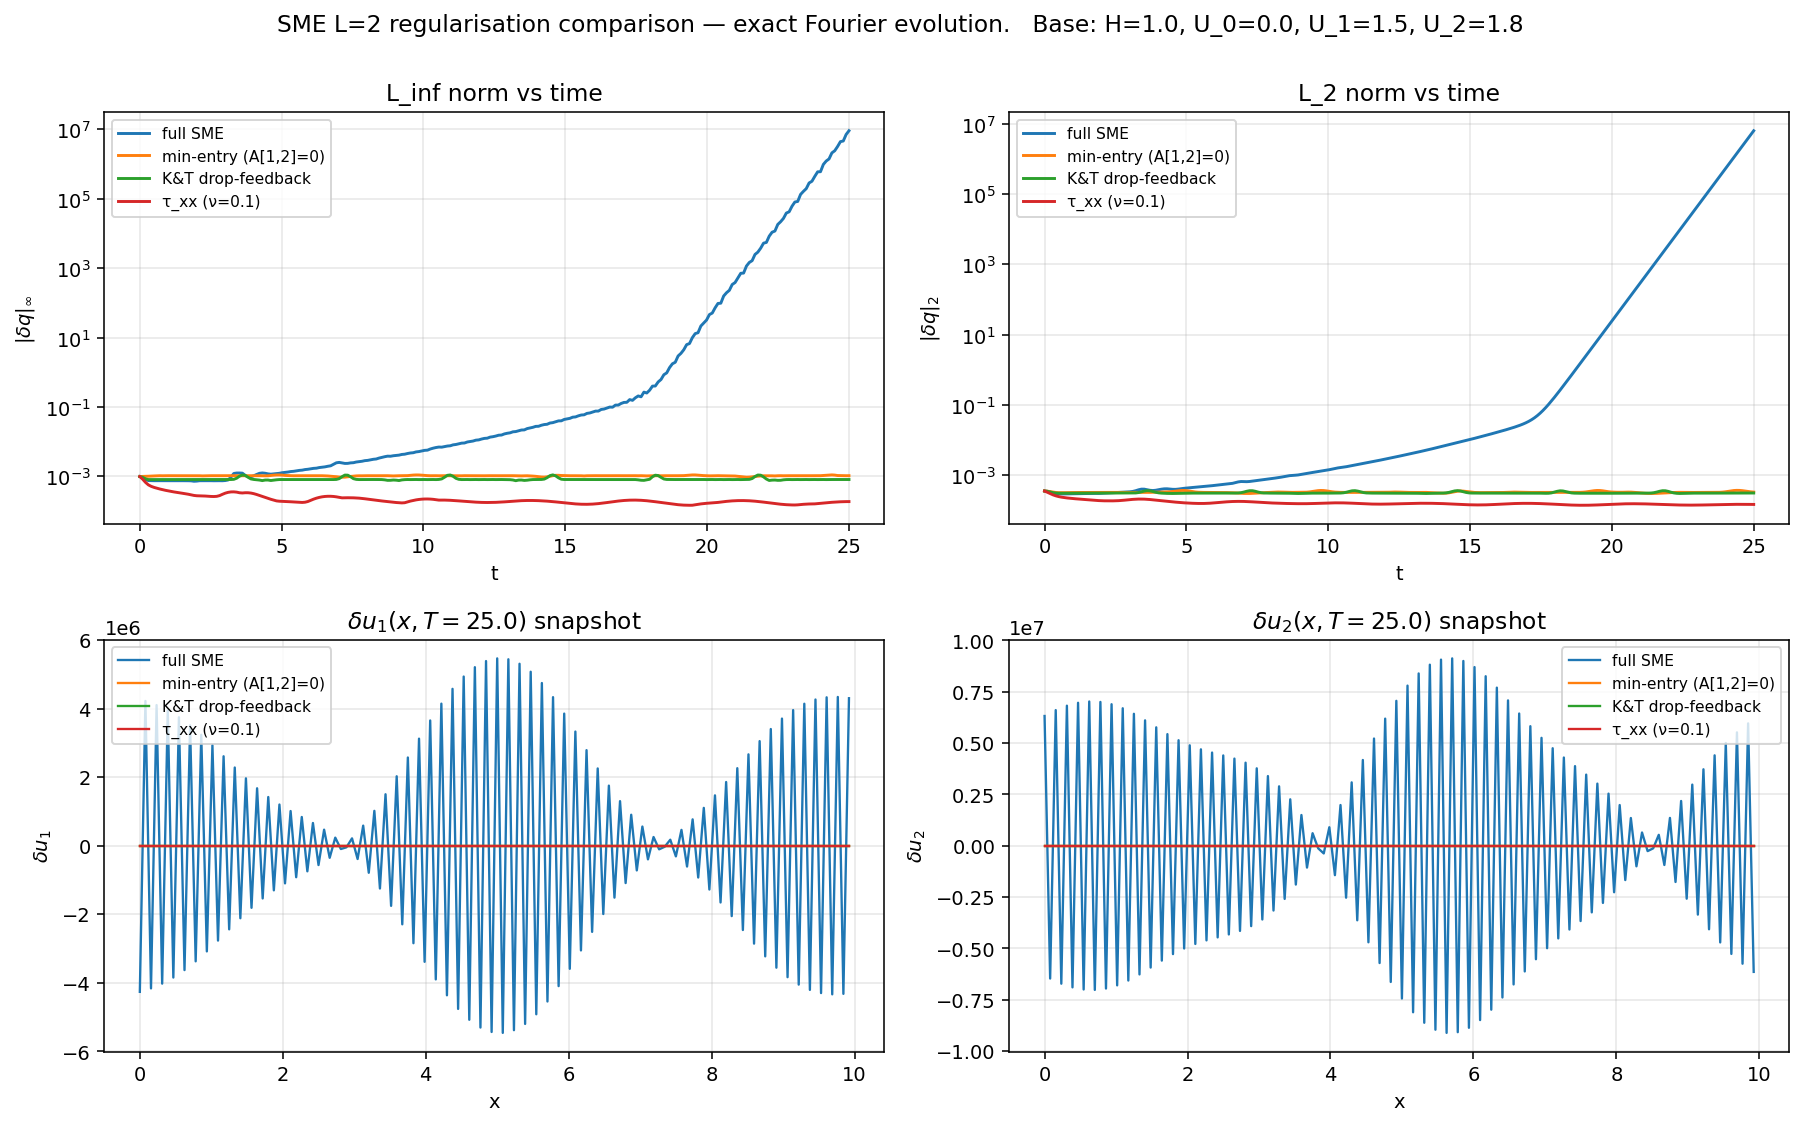

This figure's Python source:
"""SME L=2 — numerical comparison of regularisations.

Linearise around a base state inside the loss-of-hyperbolicity region;
evolve a Gaussian perturbation on a 1D periodic domain by **exact
Fourier evolution** (eigendecomposition per mode).  This avoids any
finite-difference artefact and shows the pure linear dynamics of each
regularised flux Jacobian.

Compared variants:
1. **Full SME** (route A) — original; small Im(λ) at this base state.
2. **Min-entry**: zero `A[1, 2]` only (our finding).
3. **K&T drop-feedback** (= ε = 0): replace `A` with `M_t_uu^{-1} M_x_uu`.
4. **Newtonian τ_xx**: add `2ν · ∂_xx u` to x-momentum (parabolic).

Each variant gives a (k-dependent) dispersion ω(k); we time-step each
Fourier mode exactly via the matrix exponential.

Outputs:
- per-variant time-evolution of |δq|_∞ and |δq|_2 over the domain.
- snapshots of δu_1(x, t) at t ∈ {0, T/4, T/2, 3T/4, T}.
- a comparison plot showing growth/decay rate vs time.
"""
from __future__ import annotations

import argparse
import sys

import numpy as np
import sympy as sp

sys.path.insert(0, sys.argv[0].rsplit("/", 1)[0])
from sme_l2_hyperbolicity_compare import (   # noqa: E402
    build_route_a, _flat_bottom, h, u_0, u_1, u_2, g,
)
from zoomy_core.analysis import linearise, extract_quasilinear_pencil


# ---------------------------------------------------------------------------
# Build the linearised pencil of route A SME L=2 once.
# ---------------------------------------------------------------------------

def build_pencil_route_a():
    sa = _flat_bottom(build_route_a())
    base = {f: sp.Symbol(f.func.__name__ + "_bar", real=True) for f in sa.fields}
    lin = linearise(sa, base)
    M_t, [M_x], _ = extract_quasilinear_pencil(lin)
    return M_t, M_x, base, sa.fields


# ---------------------------------------------------------------------------
# Variant constructors: produce numerical (M_t, M_x [, M_xx]) at a given base.
# ---------------------------------------------------------------------------

def variant_full(M_t_n, M_x_n):
    return M_t_n, M_x_n, np.zeros_like(M_t_n)


def variant_min_entry(M_t_n, M_x_n):
    """Zero A[1, 2] in the principal-symbol matrix A = M_t⁻¹ M_x.
    Implementing as an M_x perturbation that renders the same A:
        new_M_x = M_t · A_mod  where A_mod[1, 2] = 0.
    """
    A = np.linalg.solve(M_t_n, M_x_n)
    A[1, 2] = 0.0
    return M_t_n, M_t_n @ A, np.zeros_like(M_t_n)


def variant_kt_drop_feedback(M_t_n, M_x_uu_n):
    """K&T-style: discard the Schur-feedback piece — use only the direct
    M_x_uu block.  Caller must pass M_x_uu (no feedback)."""
    return M_t_n, M_x_uu_n, np.zeros_like(M_t_n)


def variant_viscous(M_t_n, M_x_n, nu, H):
    """Add Newtonian τ_xx: M_xx super-diagonal = 2ν·diag(0, h, h/3, h/5)
    in the field-major super-diagonal pattern (see
    sme_l2_viscous_regularization.py)."""
    M_xx = np.zeros_like(M_t_n)
    M_xx[0, 1] = H        # cont_h-row, u_0-col gets viscous from xmom_j0 below
    # Actually for route A field order [h, u_0, u_1, u_2] and equation
    # order [cont_h, xmom_j0, xmom_j1, xmom_j2]:
    #   ν·∂_xx u_i term lives in xmom_j=i row, u_i column with
    #   coefficient h/(2i+1).
    # cont_h has no viscous term.
    M_xx = np.zeros((4, 4))
    M_xx[1, 1] = H            # xmom_j0:  2ν·h ∂_xx δu_0
    M_xx[2, 2] = H / 3.0      # xmom_j1:  2ν·(h/3) ∂_xx δu_1
    M_xx[3, 3] = H / 5.0      # xmom_j2:  2ν·(h/5) ∂_xx δu_2
    M_xx *= 2 * nu
    return M_t_n, M_x_n, M_xx


# ---------------------------------------------------------------------------
# Exact Fourier evolution of M_t · ∂_t δq + M_x · ∂_x δq + M_xx · ∂_xx δq = 0
# ---------------------------------------------------------------------------

def evolve_fourier(delta_q0_x, M_t, M_x, M_xx, x_grid, t_eval):
    """Evolve δq(x, 0) → δq(x, t) on a periodic domain of length L = x_grid[-1]
    + dx via exact mode-by-mode evolution.

    For each Fourier mode (real wavenumber k_n = 2π n / L), solve
        M_t · (-iω) q̂  +  M_x · (ik) q̂  +  M_xx · (-k²) q̂  = 0
    ⇒ ω(k) = eigenvalues of  M_t⁻¹ · ( k · M_x − i k² · M_xx )

    Returns ``δq(x, t_eval)`` of shape ``(len(t_eval), Nx, n_fields)``.
    """
    Nx = len(x_grid)
    L = x_grid[-1] - x_grid[0] + (x_grid[1] - x_grid[0])
    n_fields = delta_q0_x.shape[1]

    # FFT of initial condition: shape (Nx, n_fields), each column FFT'd.
    qhat0 = np.fft.fft(delta_q0_x, axis=0) / Nx

    k_modes = 2 * np.pi * np.fft.fftfreq(Nx, d=(L / Nx))

    # For each mode k, compute the (n_fields, n_fields) propagator
    # P(k, t) = exp(-i ω(k) t).  We propagate the Fourier amplitudes:
    #   q̂(k, t) = P(k, t) q̂(k, 0).
    Mt_inv = np.linalg.inv(M_t)

    out = np.zeros((len(t_eval), Nx, n_fields), dtype=complex)
    # Pre-compute eigendecomposition per mode.
    for ki, k in enumerate(k_modes):
        # Matrix M(k) such that ∂_t q̂ = -i M(k) q̂.
        # From M_t·(-iω) + ik·M_x + (ik)²·M_xx = 0 ⇒
        #   -iω = -ik · Mt⁻¹ M_x + k² · Mt⁻¹ M_xx
        # So q̂(t) = exp((-ik · Mt⁻¹ M_x + k² · Mt⁻¹ M_xx) t) · q̂(0)
        #   wait: but for diffusion, M_xx > 0 should give DECAY, so the
        #   sign should be -k² (not +k²).  Re-derive:
        #     M_t ∂_t δq + M_x ∂_x δq + M_xx ∂_xx δq = 0
        #     M_t (-iω) + M_x (ik) + M_xx (-k²) = 0
        #     -iω = -ik Mt⁻¹ M_x + k² Mt⁻¹ M_xx
        #     iω = ik Mt⁻¹ M_x - k² Mt⁻¹ M_xx
        # Time evolution: q̂(t) = exp(-iω t) q̂(0)
        #   = exp(-(ik Mt⁻¹ M_x - k² Mt⁻¹ M_xx)·(t/i)·...
        # Simpler: q̂(t) = exp(-iωt)·q̂0 where ω matrix = Mt⁻¹·(k Mx + ik² Mxx)·sign(?).
        # Let M(k) ≡ Mt⁻¹·(k Mx − i k² Mxx); then ω(k) = eigvals(M(k)).
        # Our 'M_xx' coefficient of ∂_xx is positive for τ_xx > 0 (diffusive).
        # M(k) gets imaginary diagonal-decay from M_xx — Im(ω) negative for decay.
        Mk = Mt_inv @ (k * M_x - 1j * k**2 * M_xx)
        # Propagator: P(k, t) = exp(-i M(k) t)
        # Equivalent diagonalisation: M(k) = V Λ V⁻¹ ⇒ P = V exp(-iΛt) V⁻¹.
        try:
            eigs, V = np.linalg.eig(Mk)
            Vinv = np.linalg.inv(V)
        except np.linalg.LinAlgError:
            # Fall back: matrix-exp
            from scipy.linalg import expm
            for it, t in enumerate(t_eval):
                P = expm(-1j * Mk * t)
                out[it, ki, :] = P @ qhat0[ki, :]
            continue
        for it, t in enumerate(t_eval):
            diag = np.exp(-1j * eigs * t)
            P = V @ np.diag(diag) @ Vinv
            out[it, ki, :] = P @ qhat0[ki, :]

    # Inverse FFT.
    delta_q_xt = np.zeros((len(t_eval), Nx, n_fields), dtype=complex)
    for it in range(len(t_eval)):
        delta_q_xt[it] = np.fft.ifft(out[it] * Nx, axis=0)
    return delta_q_xt.real


# ---------------------------------------------------------------------------
# Initial condition + driver
# ---------------------------------------------------------------------------

def gaussian_ic(x_grid, n_fields, *, sigma, amplitude, components):
    """Place a Gaussian in the chosen components."""
    x0 = (x_grid[0] + x_grid[-1]) / 2
    G = amplitude * np.exp(-((x_grid - x0) / sigma) ** 2)
    delta_q0 = np.zeros((len(x_grid), n_fields))
    for c in components:
        delta_q0[:, c] = G
    return delta_q0


def main():
    parser = argparse.ArgumentParser(description=__doc__.split("\n\n")[0])
    parser.add_argument("--no-plot", action="store_true")
    parser.add_argument("--Nx", type=int, default=128)
    parser.add_argument("--L", type=float, default=10.0)
    parser.add_argument("--T", type=float, default=20.0)
    parser.add_argument("--n-snap", type=int, default=200)
    parser.add_argument("--H", type=float, default=1.0)
    parser.add_argument("--U0", type=float, default=0.0)
    parser.add_argument("--U1", type=float, default=1.5)
    parser.add_argument("--U2", type=float, default=1.8)
    parser.add_argument("--g", type=float, default=1.0)
    parser.add_argument("--nu", type=float, default=0.1)
    parser.add_argument("--ic-sigma", type=float, default=0.5)
    parser.add_argument("--ic-amp", type=float, default=1e-3)
    args = parser.parse_args()

    print("=" * 70)
    print("SME L=2 — exact Fourier evolution of regularisation comparison")
    print("=" * 70)

    # Build symbolic pencil of route A.
    M_t_sym, M_x_sym, base, fields = build_pencil_route_a()
    syms = [g, base[h], base[u_0], base[u_1], base[u_2]]
    f_M_t = sp.lambdify(syms, M_t_sym, "numpy")
    f_M_x = sp.lambdify(syms, M_x_sym, "numpy")

    # Also need M_x_uu only (drop-feedback) — derive via route B.
    from sme_l2_hyperbolicity_compare import build_route_b
    sb = _flat_bottom(build_route_b())
    base_b = {f: sp.Symbol(f.func.__name__ + "_bar", real=True) for f in sb.fields}
    lin_b = linearise(sb, base_b)
    M_t_b, [M_x_b], M_0_b = extract_quasilinear_pencil(lin_b)
    M_t_b_uu = M_t_b[:4, :4]
    M_x_b_uu_only = M_x_b[:4, :4]   # direct; no Schur-feedback contribution
    syms_b = [g, base_b[h], base_b[u_0], base_b[u_1], base_b[u_2]]
    f_M_t_b = sp.lambdify(syms_b, M_t_b_uu, "numpy")
    f_M_x_b = sp.lambdify(syms_b, M_x_b_uu_only, "numpy")

    params = (args.g, args.H, args.U0, args.U1, args.U2)
    M_t_n = np.asarray(f_M_t(*params), dtype=float)
    M_x_n = np.asarray(f_M_x(*params), dtype=float)
    print(f"Base state: H={args.H}, U_0={args.U0}, U_1={args.U1}, "
          f"U_2={args.U2}, g={args.g}, ν={args.nu}\n")
    eigs_full = np.linalg.eigvals(np.linalg.solve(M_t_n, M_x_n))
    print(f"Full SME (linearised) eigvals: {np.sort_complex(eigs_full)}")
    print(f"  max |Im λ|: {np.max(np.abs(np.imag(eigs_full))):.4f} "
          f"  → {'UNSTABLE' if np.max(np.abs(np.imag(eigs_full)))>1e-9 else 'stable'}")

    # Build per-variant matrices.
    M_t_kt = np.asarray(f_M_t_b(*params), dtype=float)
    M_x_kt = np.asarray(f_M_x_b(*params), dtype=float)

    variants = {
        "full SME":          variant_full(M_t_n, M_x_n),
        "min-entry (A[1,2]=0)": variant_min_entry(M_t_n, M_x_n),
        "K&T drop-feedback":  variant_kt_drop_feedback(M_t_kt, M_x_kt),
        f"τ_xx (ν={args.nu})": variant_viscous(M_t_n, M_x_n, args.nu, args.H),
    }

    print()
    print("Per-variant max |Im λ| (principal-symbol):")
    for name, (Mt, Mx, _) in variants.items():
        eigs = np.linalg.eigvals(np.linalg.solve(Mt, Mx))
        print(f"  {name:32s}: {np.max(np.abs(np.imag(eigs))):.4f}")

    # Initial condition: Gaussian in (δu_1, δu_2).
    dx = args.L / args.Nx
    x_grid = np.arange(args.Nx) * dx
    delta_q0 = gaussian_ic(x_grid, n_fields=4, sigma=args.ic_sigma,
                           amplitude=args.ic_amp, components=[2, 3])

    t_eval = np.linspace(0, args.T, args.n_snap)
    print(f"\nEvolving Gaussian δ(u_1, u_2) on periodic domain "
          f"[0, {args.L}] for T={args.T} ...")

    sols = {}
    for name, (Mt, Mx, Mxx) in variants.items():
        sols[name] = evolve_fourier(delta_q0, Mt, Mx, Mxx, x_grid, t_eval)

    # Time-series of L_inf and L_2 norms.
    norms_inf = {name: np.max(np.abs(s).max(axis=2), axis=1) for name, s in sols.items()}
    norms_2 = {name: np.linalg.norm(s, axis=(1, 2)) / np.sqrt(args.Nx)
               for name, s in sols.items()}

    print()
    print(f"  | δq |_∞ at final time T = {args.T}:")
    for name, n in norms_inf.items():
        ratio = n[-1] / n[0]
        print(f"    {name:32s}: {n[-1]:.4e}   (× {ratio:.2e} from t=0)")

    if not args.no_plot:
        import matplotlib.pyplot as plt
        fig, axes = plt.subplots(2, 2, figsize=(13, 8))

        # (a) L_inf norm vs time, semilogy.
        ax = axes[0, 0]
        for name, n in norms_inf.items():
            ax.semilogy(t_eval, n, lw=1.5, label=name)
        ax.set_xlabel("t"); ax.set_ylabel(r"$|\delta q|_\infty$")
        ax.set_title("L_inf norm vs time")
        ax.legend(fontsize=8); ax.grid(True, alpha=0.3, which="both")

        # (b) L_2 norm vs time, semilogy.
        ax = axes[0, 1]
        for name, n in norms_2.items():
            ax.semilogy(t_eval, n, lw=1.5, label=name)
        ax.set_xlabel("t"); ax.set_ylabel(r"$|\delta q|_2$")
        ax.set_title("L_2 norm vs time")
        ax.legend(fontsize=8); ax.grid(True, alpha=0.3, which="both")

        # (c) Snapshots of δu_1(x) at the final time.
        ax = axes[1, 0]
        for name, s in sols.items():
            ax.plot(x_grid, s[-1, :, 2], lw=1.2, label=name)
        ax.set_xlabel("x"); ax.set_ylabel(r"$\delta u_1$")
        ax.set_title(f"$\\delta u_1(x, T={args.T})$ snapshot")
        ax.legend(fontsize=8); ax.grid(True, alpha=0.3)

        # (d) Snapshots of δu_2 at the final time.
        ax = axes[1, 1]
        for name, s in sols.items():
            ax.plot(x_grid, s[-1, :, 3], lw=1.2, label=name)
        ax.set_xlabel("x"); ax.set_ylabel(r"$\delta u_2$")
        ax.set_title(f"$\\delta u_2(x, T={args.T})$ snapshot")
        ax.legend(fontsize=8); ax.grid(True, alpha=0.3)

        fig.suptitle(
            f"SME L=2 regularisation comparison — exact Fourier evolution.   "
            f"Base: H={args.H}, U_0={args.U0}, U_1={args.U1}, U_2={args.U2}",
            y=1.00,
        )
        fig.tight_layout()
        out = "tutorials/sme/sme_l2_simulate_regularizations.png"
        fig.savefig(out, dpi=140, bbox_inches="tight")
        print(f"\nPlot saved: {out}")

    return 0


if __name__ == "__main__":
    sys.exit(main())
